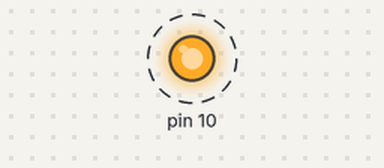
Simulated run of this sketch. Board: Arduino Uno, built with avr-gcc and run on an emulated ATmega328P. Parts: output pins drawn as LEDs (lit = HIGH). Dashed ring = blinking. What the sketch prints to the serial monitor is not drawn.

Above: at 0.3 s.
Timing chart, 0 to 3.0 s (numbered marks = the images above):
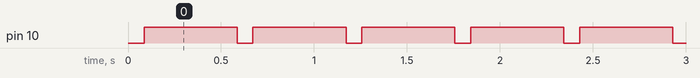

Measured:
- by itself, pin 10: alternates HIGH for 0.50 s and LOW for 0.09 s

The sketch:

sketch_dec1a.ino
```cpp
/* SENDER */

#include <SPI.h>

volatile short int ACK = 0;

void setup() {
  // put your setup code here, to run once:

  // Enable chip select
  digitalWrite(SS, HIGH); /*When a device's Chip Select pin is low, it communicates with the Controller.
                           When it's high, it ignores the Controller*/
  SPI.begin();
  SPI.setClockDivider(SPI_CLOCK_DIV8);  // clk rate /= 8 (16/8 = 2Mhz)

  Serial.begin(9600);
  Serial.println("hello from controller");
}

void loop() {
  // put your main code here, to run repeatedly:

  // Do not forget to write digitalWrite(SS,LOW) before sending

  ACK = SPI_send("Hello_From_Shady\r");  // This \r used to get to the next line in the receiver's serial
  if (ACK == 0) {
    Serial.println("Sent successfully");
  }
  delay(500);
}

int SPI_send(String str) {
  digitalWrite(SS, LOW);  // enable Slave Select
  for (int i = 0; i < str.length(); i++) {
    SPI.transfer(str[i]);
    Serial.println(str[i]);
    delay(5);
  }
  digitalWrite(SS, HIGH);  // disable Slave Select
  return 0;
}

/*Quiz
Try to make the sender sends the data size before sending the data
and in the receiver side, use malloc to adjust the buffer size
it makes the communication more flexable
*/
```
